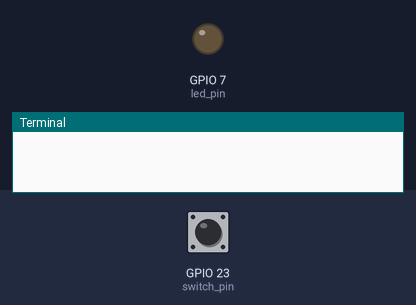
Simulated run of this program. Board: Raspberry Pi (BCM pin numbers). Shown: output pins drawn as LEDs (lit = HIGH), the last lines printed to the terminal. The inputs (shaded band) are chosen by the test bench; at power-on: GPIO 23 (switch_pin) HIGH. The clock reads 2024-03-15 10:24:30 at power-on unless the program sets it.

Above: at 1.2 s.
1.3 s: GPIO 23 (switch_pin) pulled LOW for 0.15 s
At 2.5 s:
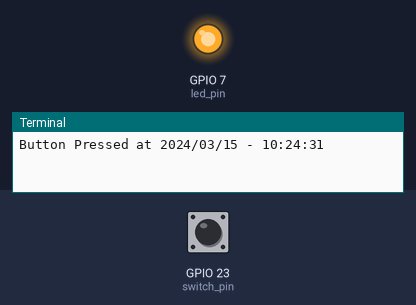
4.4 s: GPIO 23 (switch_pin) pulled LOW for 1 s
At 7.6 s:
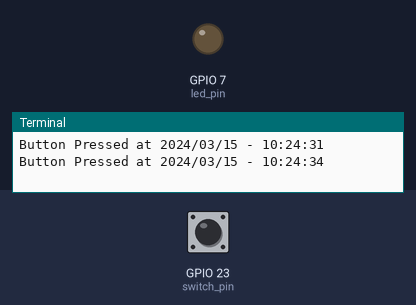
7.9 s: GPIO 23 (switch_pin) pulled LOW for 3.2 s
At 8.7 s:
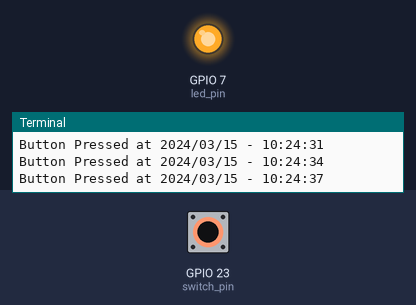
Timing chart, 0 to 13.4 s (numbered marks = the images above; inputs shaded):
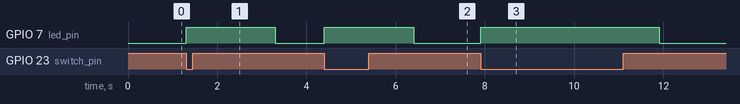

Measured:
- after the input at 1.3 s, GPIO 7 (led_pin): LOW → HIGH at once, → LOW 2.0 s later
- after the input at 4.4 s, GPIO 7 (led_pin): LOW → HIGH at once, → LOW 2.0 s later
- after the input at 7.9 s, GPIO 7 (led_pin): LOW → HIGH at once, → LOW 4.0 s later

The program:

raspberrypibuttoncontrol.py
```python
''' Use General Purpose Input/Output controller "GPIO" on the Raspberry Pi
to interface with hardware and respond to a button.'''
# import the GPIO library aliased as GPIO so we don't have to type RPi.GPIO each time
import RPi.GPIO as GPIO
import time
#set the GPIO library to Broadcom chip mode since our Pis have Broadcom chips
GPIO.setmode(GPIO.BCM)
#indicate which pins we will use in these variables
switch_pin = 23
led_pin = 7
#setup the LED pin as an out pin
GPIO.setup(led_pin,GPIO.OUT)
#setup the switch pin as a switch that is always on by default (thus IN)
GPIO.setup(switch_pin, GPIO.IN, pull_up_down=GPIO.PUD_UP)
try:
    while True:
        #since switch is always on by default, pressing button causes False
        if GPIO.input(switch_pin)== False:
            #print a message with the formatted current time (string format time method)
            print("Button Pressed at "+time.strftime("%Y/%m/%d - %H:%M:%S"))
            GPIO.output(led_pin,True) #turn on LED
            time.sleep(2) #wait 2 seconds
            GPIO.output(led_pin,False) #turn off LED
finally:
    print("cleaning up")
    GPIO.cleanup()
```
